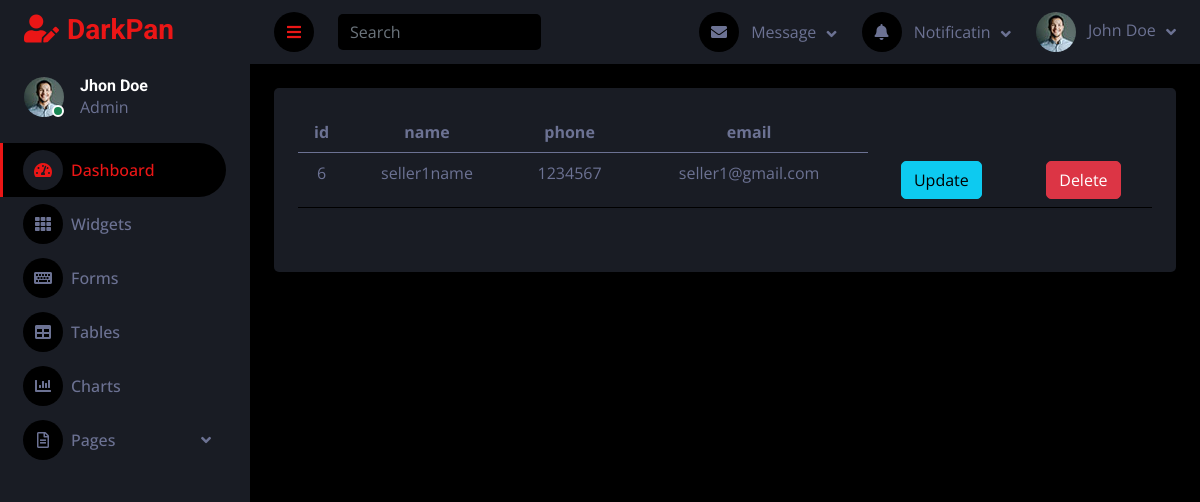
/seller_details/, run on an earlier commit of the app's database.
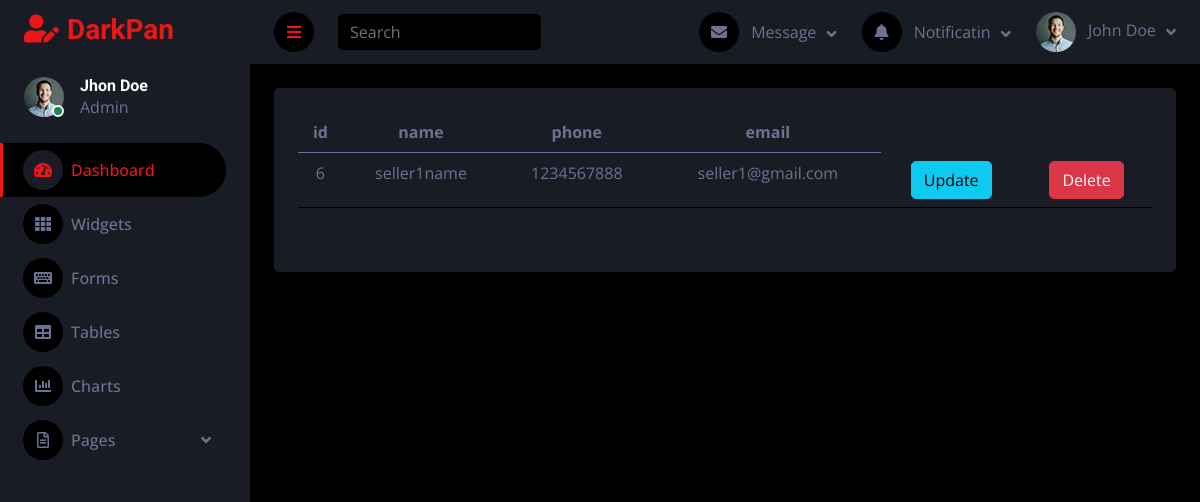
And on a later commit of the database.
### sales_app/models.py (models this page shows, shortened)
class Seller(models.Model):
    user = models.ForeignKey(Login, on_delete=models.CASCADE, related_name="seller")
    name = models.CharField(max_length=50)
    phone_number = models.CharField(max_length=100)
    email = models.EmailField()
    status2 = models.BooleanField(default=0)

### sales_app/admin_views.py (the view)
# urls.py: path("seller_details/", admin_views.seller_details, name="seller_details"),
def seller_details(request):
    sellers=Seller.objects.all()
    return render(request, "admin/seller_details.html",{'sellers':sellers})

### template/admin/seller_details.html
{% extends 'dash.html' %}
{% block content %}
<table class="table" >
  <thead>
    <tr>
      <th scope="col">id</th>
      <th scope="col">name</th>
      <th scope="col">phone</th>
      <th scope="col">email</th>
    </tr>
  </thead>
  <tbody>
  {% for i in sellers %}
    <tr>
      <td>{{i.id}}</td>
      <td>{{i.name}}</td>
      <td>{{i.phone_number}}</td>
      <td>{{i.email}}</td>
      <td><a href="{% url 'seller_update' i.id %}" ><button class="btn btn-info">Update</button></a></td>
      <td><a href="{% url 'seller_delete' i.id %}"><button class="btn btn-danger">Delete</button></a></td>
    </tr>
  {% endfor %}
  </tbody>
</table>
{% endblock %}

What changed in the data, as far as the page shows it:
changed Seller "seller1name": phone_number "1234567" → "1234567888"
